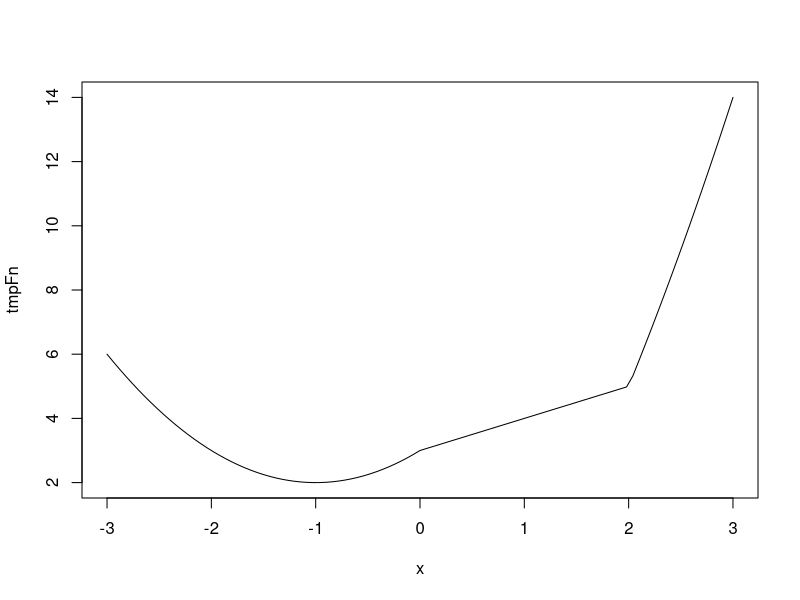

Source code (R):
## ---- chunk 1
knitr::opts_chunk$set(echo = TRUE)
## ---- chunk 2

tmpFn1 <- function(xVec){
  return(xVec^(1:length(xVec)))
}

## simple example
a <- c(2, 5, 3, 8, 2, 4)

b <- tmpFn1(a)
b

## ---- chunk 3
tmpFn2 <- function(xVec2){
  
  n = length(xVec2)
  
  return(xVec2^(1:n)/(1:n))
}



c <- tmpFn2(a)
c


## ---- chunk 4
tmpFn3 <- function(x, n){
  return(1 + sum(sapply(1:n, function(i) x ^ i / i)))
}
## ---- chunk 5
tmpFn <- function(xVec){
  n2 <- 1:(length(xVec) -2)
  return((xVec[n2] + xVec[n2 + 1] + xVec[n2 + 2]) / 3)
}
## ---- chunk 6
tmpFn(c(1:5, 6:1))
## ---- chunk 7
tmpFn <- function(xVec){
  return(
    (xVec < 0) * (xVec ^ 2 + 2 * xVec + 3)
  + (xVec >= 0 & xVec < 2) * (xVec + 3) 
  + (xVec >= 2) * (xVec ^ 2 + 4 * xVec - 7)
  )
}
x <- seq(-3, 3, 0.01)
plot(tmpFn, -3, 3)
## ---- chunk 8
tmpFn <- function(xMat){
  return(
    (xMat %% 2 == 0) * xMat
  + (xMat %% 2 != 0) * (xMat * 2) 
  )
}
xMat <- matrix(c(1, 1, 3, 5, 2, 6, -2, -1, -3), nrow = 3, byrow = TRUE)
tmpFn(xMat)
## ---- chunk 9
tmpFn <- function(k, n){
  xMat <- matrix(rep(0, n ^ 2), nrow = n)
  xMat <- row(xMat) - col(xMat)
  xMat[abs(xMat) == 1] <- 1
  xMat[abs(xMat) != 1] <- 0
  xMat <- xMat + diag(k, nrow = n)
  return(xMat)
}
tmpFn(2, 5)
## ---- chunk 10
quadrant <- function(alpha){
  return(1 + floor((alpha %% 360) / 90))
}
## ---- chunk 11
weekday <- function(day, month, year){
  kVec <- day
  yVec <- ifelse(
    month > 2, 
    year - floor(year / 100) * 100, 
    year - floor(year / 100) * 100 - 1
  )
  cVec <- floor(year / 100)
  mVec <- ifelse(month > 2, month - 2, month + 10)
  return(
    (
     floor(2.6 * mVec - 0.2) 
   + kVec
   + yVec
   + floor(yVec/4)
   + floor(cVec/4)
   - 2 * cVec
    ) %% 7 + 1
  )
}
## ---- chunk 12
weekday(28, 1, 2018)
